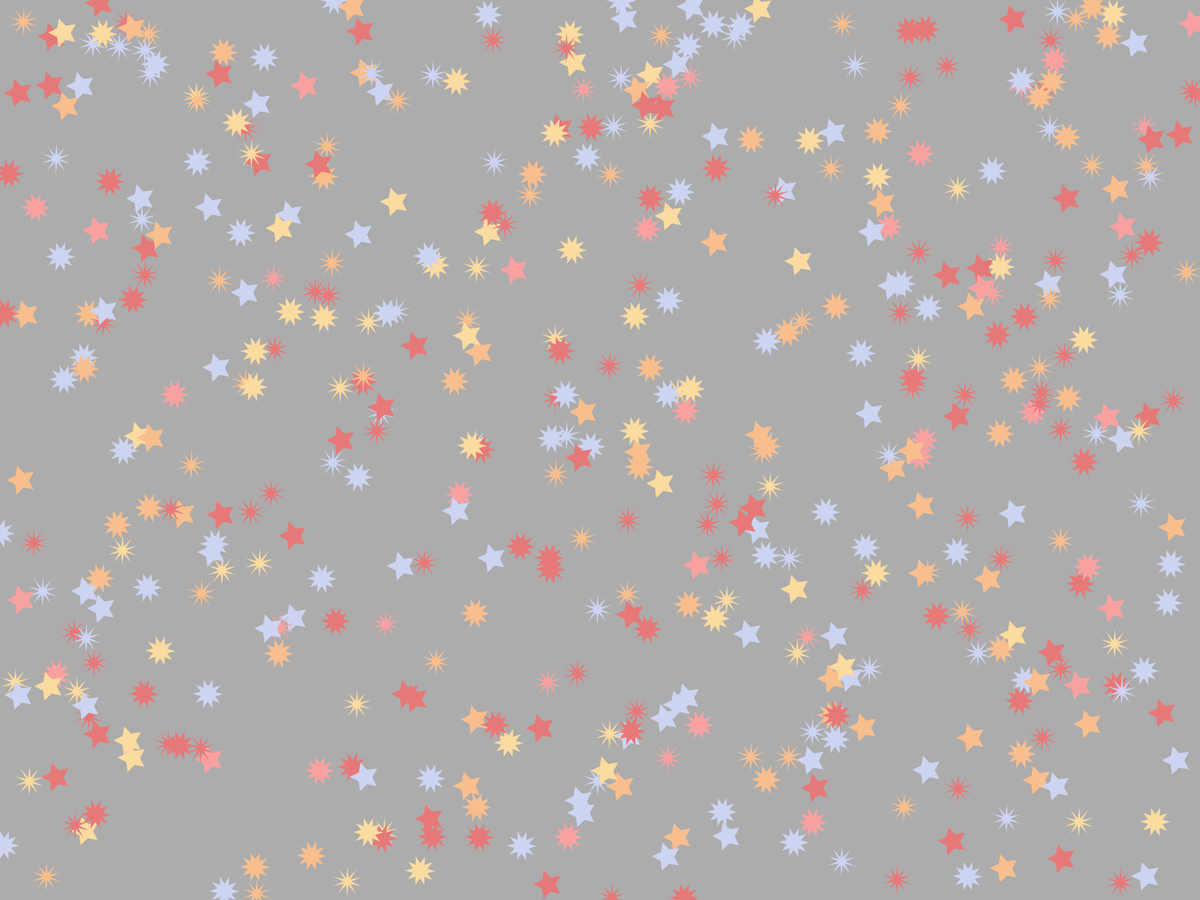
Frame 1 (no input)
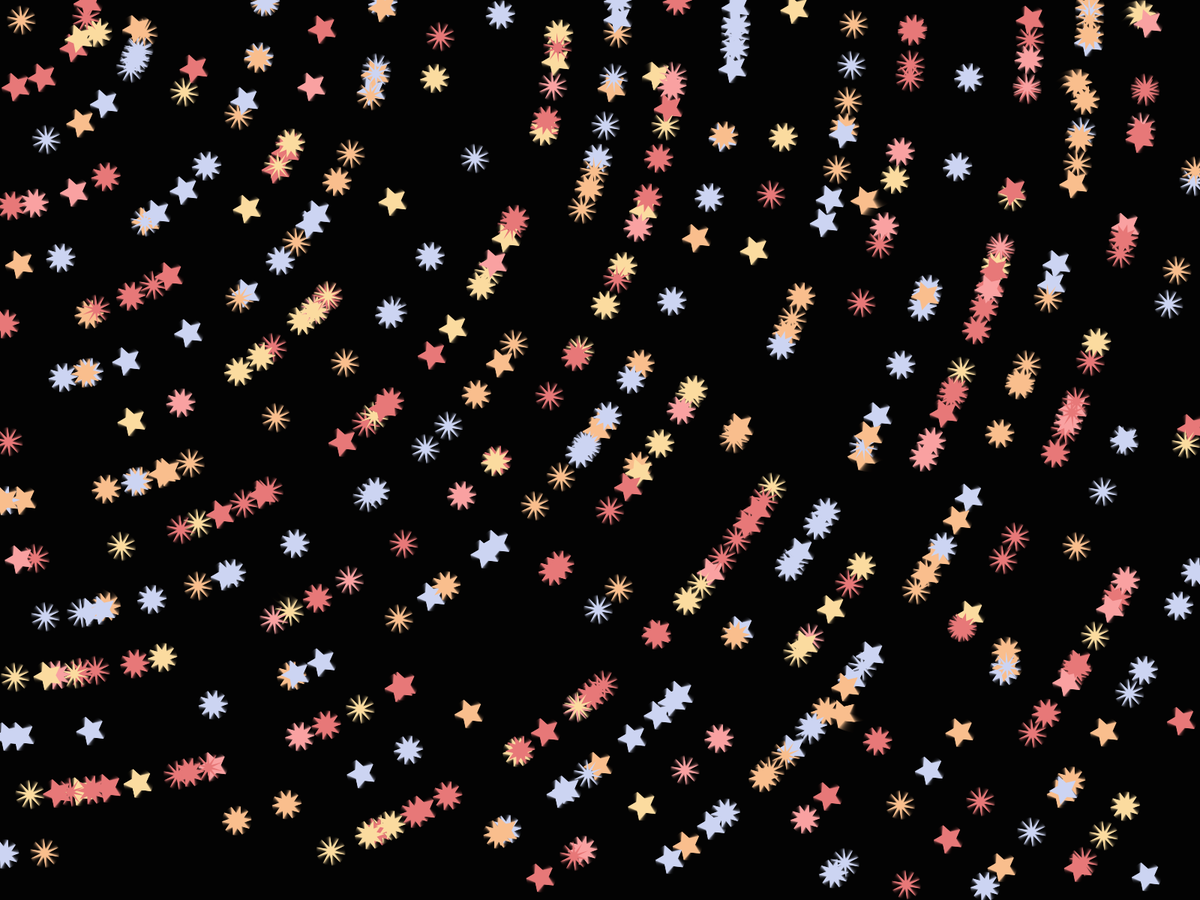
Frame 60 (the mouse pressed at the canvas centre just before this capture)
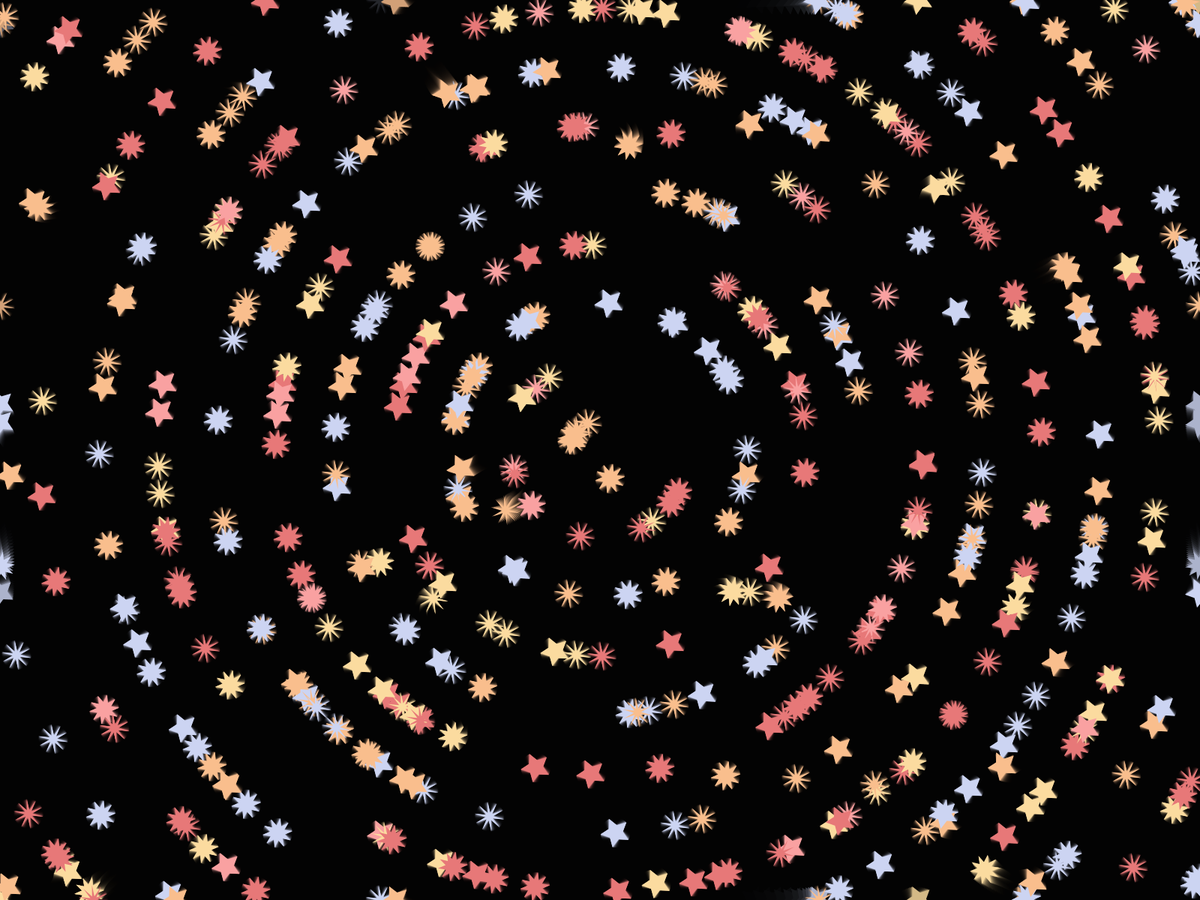
Frame 120 (the mouse held since frame 60 and released just before this capture)

The Processing sketch that drew these frames (run headless with seeded random() and noise(); from frame 60 on, the mouse is pressed at the canvas centre):

// Processing sketch: StarBurst
// ── StarBurst.pde
int numOfStars = 500; // Determines number of stars created.
Star[] stars = new Star[numOfStars];

void setup() {
  fullScreen();
  fill(0);
  createStars();
}

void draw() {
  noStroke(); // No outline on stars
  // Creating the drag / trail effect
  fill(0, 40); // Second parameter decides transparency.
  // rect for background because background() cant have transparancy
  rect(0, 0, width, height); // rect is filled with a somewhat transparent black color.

  for (int i = 0; i < numOfStars; i++) {
    // Calls functions in Star class. Updates position of star and displays it.
    stars[i].update();
    stars[i].display();
  }
}

// For loop to create new instances as long as i < numOfStars.
void createStars() {
  for (int i = 0; i < numOfStars; i++) {
    stars[i] = new Star();
  }
}

// Resets all stars on mouse press.
void mousePressed() {
  for (int i = 0; i < numOfStars; i++) {
    stars[i].reset();
  }
}

// ── Star.pde
class Star {
  float x;
  float y;
  float xVelocity;
  float yVelocity;
  float mass;
  int starShape;
  //Starburst color palette
  color coral = color(249,161,161);
  color candyRed= color(231,120,120);
  color paleYellow = color(251,219,159);
  color calmOrange = color(249,190,141);
  color lightBlue = color(204,212,242);
  
  
  // Constructor to initialize / reset
  Star() {
    reset();
  }
  
  // Resets everything from positioning to shapes.
  void reset() {
    mass = random(-10, 10); // Random value for mass. Changes how stars react both passively and to cursor movement. And color selection
    x = random(width);
    y = random(height);
    xVelocity = 0;
    yVelocity = 0;
    // Picks between starShape1-3 functions
    starShape = int(random(1, 4));
  }

  void update() {
    float xDistance = mouseX - x; // Determines distance from cursor horizontally
    float yDistance = mouseY - y; // Determines distance from cursor vertically
    float distance = sqrt(xDistance * xDistance + yDistance * yDistance); // Determines distance from cursor in total.
    
    // Force calculation
    float force = cos(distance * 0.04) * mass / distance * 2; // Values can be changed and played with to create different star patterns and interactions.
    
    // Stops stars from accelerating. Force from cursor is applied to velocity of stars.
    xVelocity = xVelocity * 0.4 - force * xDistance;
    yVelocity = yVelocity * 0.2 - force * yDistance;
    
    // Adds the new positions
    x += xVelocity;
    y += yVelocity;
    
    // Stars loop around instead of going off screen.
    if (x < 0) x = width;
    else if (x > width) x = 0;
    
    if (y < 0) y = height;
    else if (y > height) y = 0;
  }

  // star() from processing.org
  void starTemplate(float x, float y, float radius1, float radius2, int npoints) {
    float angle = TWO_PI / npoints;
    float halfAngle = angle/2.0;
    beginShape();
    for (float a = 0; a < TWO_PI; a += angle) {
      float sx = x + cos(a) * radius2;
      float sy = y + sin(a) * radius2;
      vertex(sx, sy);
      sx = x + cos(a+halfAngle) * radius1;
      sy = y + sin(a+halfAngle) * radius1;
      vertex(sx, sy);
    }
    endShape(CLOSE);
  }

  void starShape1() {
    starTemplate(0, 0, 10, 20, 10);
  }

  void starShape2() {
    starTemplate(0, 0, 20, 5, 10);
  }

  void starShape3() {
    starTemplate(0, 0, 20, 10, 5);
  }

  void display() {
    //To try and get a "starburst" candy-like color palette... And to implement logical operators for the assignment requirements.
    if (mass <= -8)  {
      fill(coral);
    }
    else if (mass > -8 && mass <= -3) {
      fill(candyRed);
    }
    else if (mass > -3 && mass <= 0) {
      fill(paleYellow);
    }
    else if (mass > 0 && mass <= 5) {
      fill(calmOrange);
    }
    else if (mass > 5) {
      fill(lightBlue);
    }
    
    pushMatrix(); // Saves current state before changes are made
    translate(x, y); // Specifies an amount to displace objects within the display window. 
    rotate(frameCount / 50.0); // Change second parameter for different rotation speed.
    
    if (starShape == 1)
      starShape1();
    else if (starShape == 2) 
      starShape2();
    else 
      starShape3(); 
    
    popMatrix(); // Undos changes made since pushMatrix().
  }
}
